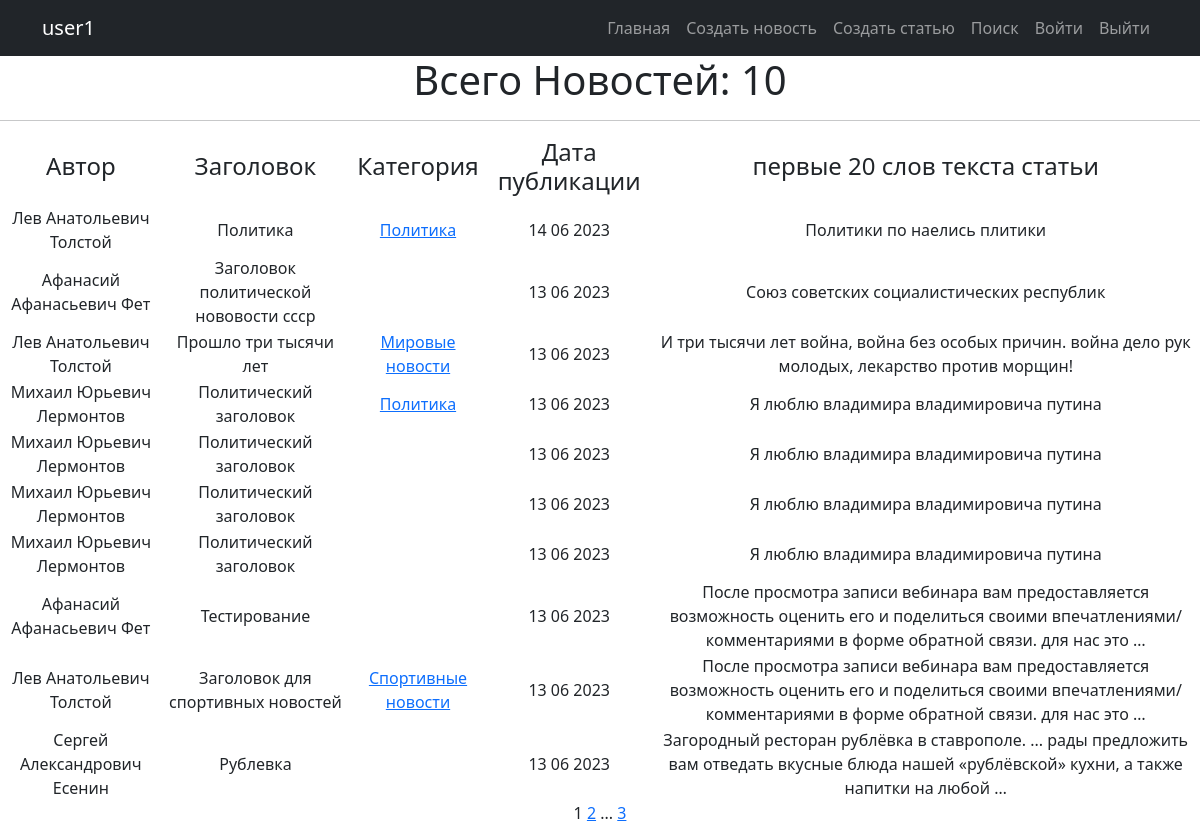
The page / (signed in) on the database as committed earlier.
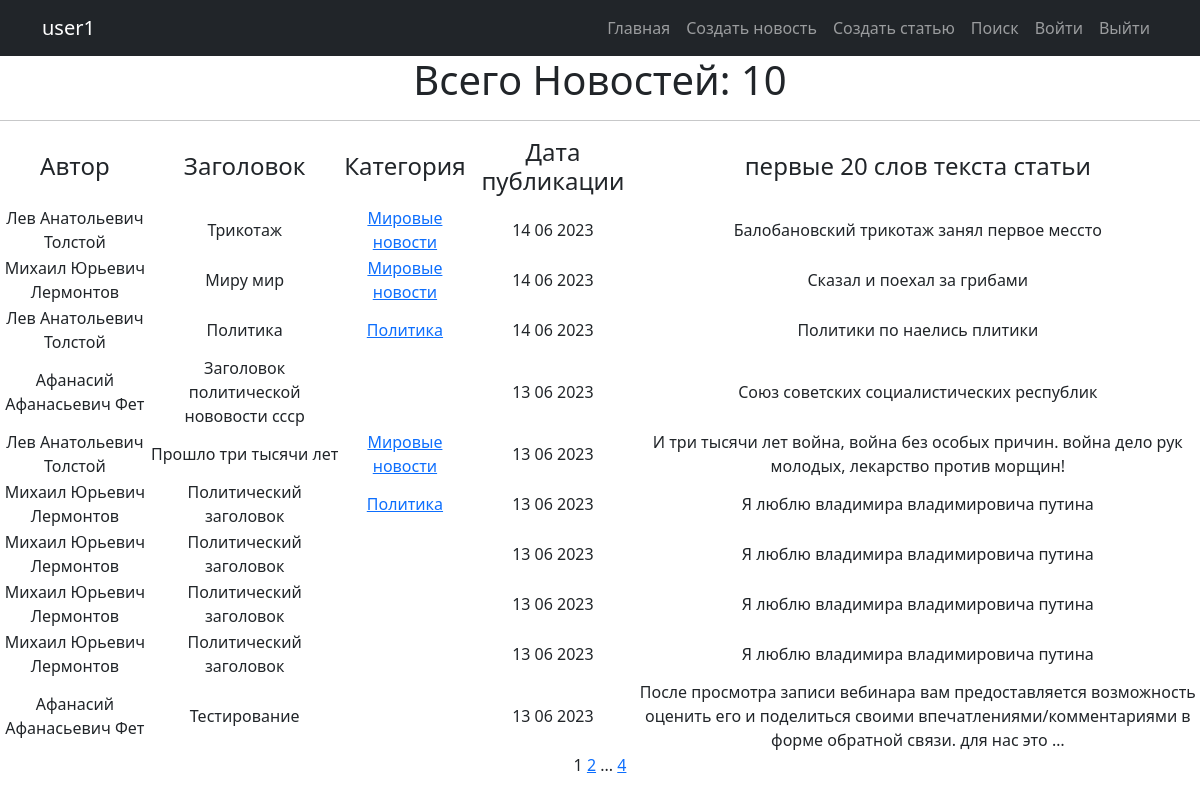
The same page on the database as committed later.
### news/models.py (models this page shows, shortened)
class Post(models.Model):
    objects = None
    article = 'AR'
    news = 'NE'
    POST = [
        (news, 'Новость'),
        (article, 'Статья')
    ]
    title = models.TextField(max_length=50)
    author = models.ForeignKey(Author, on_delete=models.CASCADE)
    time_in_comment = models.DateTimeField(auto_now_add=True)  #default=django.utils.timezone.now
    choice_title = models.CharField(max_length=2, choices=POST)
    post_text = models.TextField(max_length=500)
    categories = models.ManyToManyField('Category', through='PostCategory')
    rating_post = models.IntegerField(default=0)

class Author(models.Model):
    user_author = models.OneToOneField(User, on_delete=models.CASCADE)
    user_rating = models.IntegerField(default=0)

class Category(models.Model):
    objects = None
    economy = 'EC'
    politician = 'PL'
    worldnews = 'WN'
    hostnews = 'HN'
    sport = 'SP'
    POSITION = [
        (economy, 'Экономика'),
        (politician, 'Политика'),
        (worldnews, 'Мировые новости'),
        (hostnews, 'Местные новости'),
        (sport, 'Спортивные новости')
    ]
    category = models.CharField(max_length=2, choices=POSITION, default='HN', unique=True)
    subscribers = models.ManyToManyField(User, blank=True, related_name='categories')
    def __str__(self):
        return self.get_category_display()

### news/views.py (the view)
# urls.py: path('', PostList.as_view(), name='post_list'),
class PostList(LoginRequiredMixin, ListView):
    model = Post
    ordering = '-time_in_comment'
    template_name = 'news.html'
    context_object_name = 'all'
    paginate_by = 10
    def get_context_data(self, **kwargs):
        context = super().get_context_data(**kwargs)
        context['is_not_author'] = not self.request.user.groups.filter(name = 'author').exists()
        return context

### news/templatetags/censure.py (called while the page is built)
@register.filter()
def censor(word):
    def multiple_replace(texts, replace_value):
        for i, j in replace_value.items():
            texts = texts.lower().replace(i, j)
        return texts
    replace_values = {'модели': 'м*****',
                      'джигурда': 'д*******',
                      'однако': 'о*****',
                      'директор': 'д*******',
                      'повтор': 'п*****'
                      }
    word = multiple_replace(word, replace_values)
    return word.capitalize()

### news/templatetags/custom_tags.py (called while the page is built)
@register.simple_tag(takes_context=True)
def url_replace(context, **kwargs):
   d = context['request'].GET.copy()
   for k, v in kwargs.items():
       d[k] = v
   return d.urlencode()

### templates/news.html (shortened to what this page needs)
{% extends 'flatpages/default.html' %}
{% load custom_tags %}
{% block content %}
{% load censure %}
    <h1>Всего Новостей: {{ all.all |length }} </h1>
    <hr>
    {% if all %}
        <table >
            <tr>
                <td><h4>Автор</h4></td>
                <td><h4>Заголовок</h4></td>
                <td><h4>Категория</h4></td>
                <td><h4>Дата публикации</h4></td>
                <td><h4>первые 20 слов текста статьи</h4></td>
            </tr>
            {% for news in all %}
            <tr>
                <td>{{ news.author.user_author.first_name }}</td>
                <td>{{ news.title | censor }}</td>
                <td>{% for category in news.categories.all %}
                       <a href="{% url 'category_list' category.id %}" >{{category}}</a>
                    {% endfor %}
                </td>
                <td>{{ news.time_in_comment |date:'j m Y'  }}
                </td>
                <td>{{ news.post_text |truncatewords:20 | censor }}</td>
            </tr>
            {% endfor %}
        </table>
    {% else %}
        <h2>Новостей нет!</h2>
    {% endif %}
   {{ page_obj.number }}
   {% if page_obj.has_next %}
       <a href="?{% url_replace page=page_obj.next_page_number %}">{{ page_obj.next_page_number }}</a>
       {% if paginator.num_pages != page_obj.next_page_number %}
           ...
           <a href="?{% url_replace page=page_obj.paginator.num_pages %}">{{ page_obj.paginator.num_pages }}</a>
       {% endif %}
   {% endif %}
{% endblock content %}

### templates/flatpages/default.html (shortened to what this page needs)
<!DOCTYPE html>
<html lang="en">
    <head>
        {% load static %}
        <link href="{% static 'css/styles.css' %}" rel="stylesheet" />
    </head>
    <body id="page-top">
        <nav class="navbar navbar-expand-lg navbar-dark bg-dark static-top">
            <div class="container">
                <a class="navbar-brand" href="#page-top">{{request.user.username}}</a>
                <div class="collapse navbar-collapse" id="navbarResponsive">
                    <ul class="navbar-nav ms-auto">
                        <li class="nav-item active">
                                <a class="nav-link" href="{% url 'post_list' %}">Главная
                            </a>
                        </li>
                        <li class="nav-item">
                            <a class="nav-link" href="/news/create/">Создать новость</a>
                        </li>
                         <li class="nav-item">
                            <a class="nav-link" href="/article/create/">Создать статью</a>
                        </li>
                        <li class="nav-item">
                            <a class="nav-link" href="/news/search/">Поиск</a>
                        </li>
                         <li class="nav-item">
                            <a class="nav-link" href="/accounts/login/">Войти</a>
                        </li>
                         <li class="nav-item">
                            <a class="nav-link" href="/logout/">Выйти</a>
                        </li>
                    </ul>
                </div>
            </div>
        </nav>
       <div class="row">
            <div class="container  text-center">
                <div class="col-lg-12 text-center">
                   {% block content %}{% endblock content %}
               </div>
            </div>
        </div>
    </body>
</html>

Rows that differ between the two databases and show on the page:
no longer on this page (row unchanged): Post: author.user_author.first_name "Лев Анатольевич Толстой", title|censor "Заголовок для спортивных новостей", time_in_comment "13 06 2023", post_text|censor "После просмотра записи вебинара вам предоставляется возможность оценить его и поделиться своими впечатлениями/комментариями в форме обратной связи. для нас это …"
no longer on this page (row unchanged): Category: category "Спортивные новости", shown under "Лев Анатольевич Толстой"
no longer on this page (row unchanged): Post: author.user_author.first_name "Сергей Александрович Есенин", title|censor "Рублевка", time_in_comment "13 06 2023", post_text|censor "Загородный ресторан рублёвка в ставрополе. ... рады предложить вам отведать вкусные блюда нашей «рублёвской» кухни, а также напитки на любой …"
added Post: author.user_author.first_name "Лев Анатольевич Толстой", title|censor "Трикотаж", time_in_comment "14 06 2023", post_text|censor "Балобановский трикотаж занял первое мессто", Category (category "Мировые новости")
added Post: author.user_author.first_name "Михаил Юрьевич Лермонтов", title|censor "Миру мир", time_in_comment "14 06 2023", post_text|censor "Сказал и поехал за грибами", Category (category "Мировые новости")
Other text that changed with them:
{{ page_obj.paginator.num_pages }}: "3" → "4"
